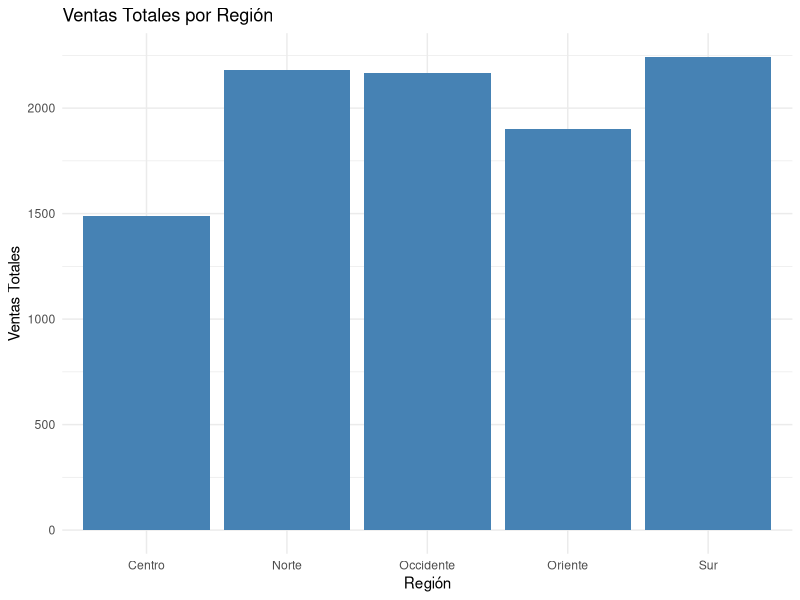
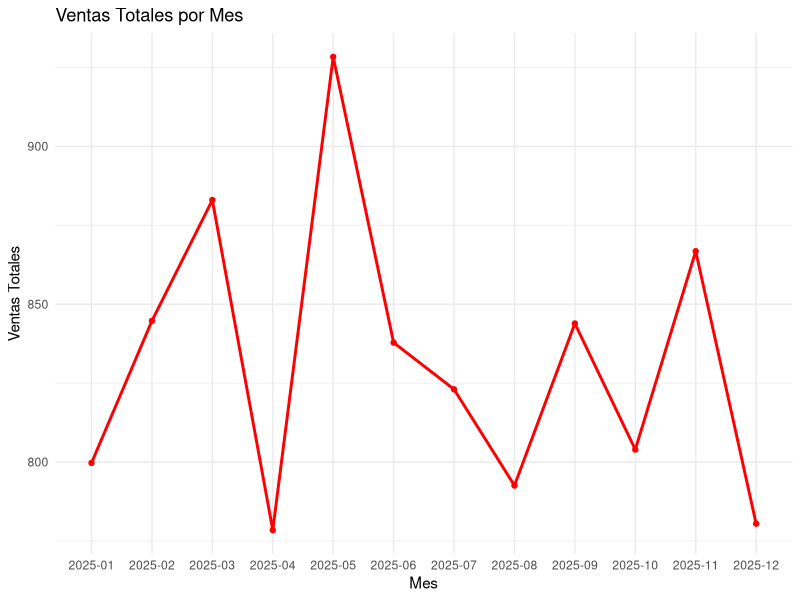

Write R code to recreate these figures, in order.
library(ggplot2)

# Leer los datos
datos <- read.csv("ventas.csv", stringsAsFactors = FALSE)

# 1. Gráfico de barras: ventas totales por region
ventas_region <- aggregate(ventas ~ region, data = datos, sum)

p1 <- ggplot(ventas_region, aes(x = region, y = ventas)) +
  geom_bar(stat = "identity", fill = "steelblue") +
  labs(title = "Ventas Totales por Región", x = "Región", y = "Ventas Totales") +
  theme_minimal()

ggsave("dashboard_r_barras.png", plot = p1, width = 8, height = 5)

# 2. Gráfico de línea: ventas totales por mes
# Agrupar y sumar por mes
ventas_mes <- aggregate(ventas ~ mes, data = datos, sum)

p2 <- ggplot(ventas_mes, aes(x = mes, y = ventas, group = 1)) +
  geom_line(color = "red", linewidth = 1) +
  geom_point(color = "red") +
  labs(title = "Ventas Totales por Mes", x = "Mes", y = "Ventas Totales") +
  theme_minimal()

ggsave("dashboard_r_linea.png", plot = p2, width = 8, height = 5)

cat("Scripts ejecutados con éxito. Archivos generados: dashboard_r_barras.png, dashboard_r_linea.png\n")
